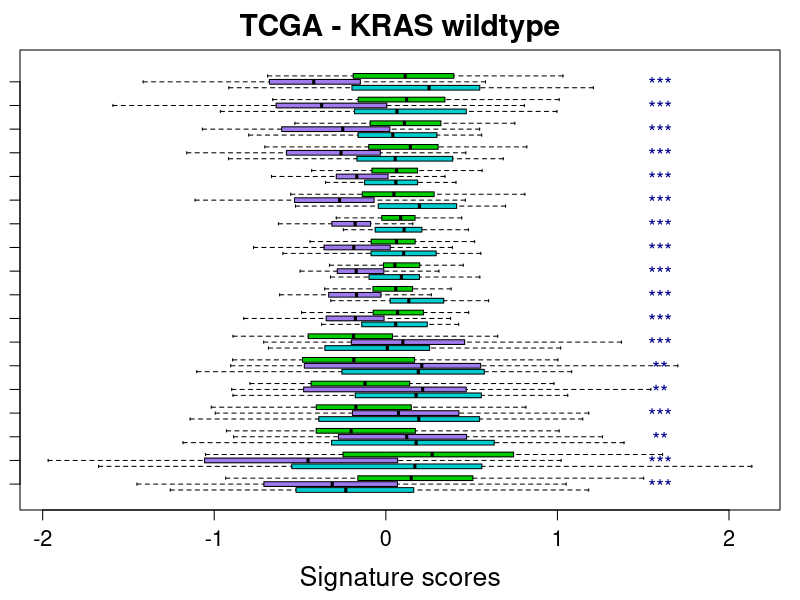

Here is the R script that generated this plot:
sets <- rev(c("HALLMARK_INTERFERON_ALPHA_RESPONSE", "HALLMARK_INTERFERON_GAMMA_RESPONSE",
				"HALLMARK_INFLAMMATORY_RESPONSE", 
				"HALLMARK_IL6_JAK_STAT3_SIGNALING", "HALLMARK_IL2_STAT5_SIGNALING", "HALLMARK_TNFA_SIGNALING_VIA_NFKB", 
				"HALLMARK_APOPTOSIS", "HALLMARK_COMPLEMENT", "HALLMARK_APICAL_JUNCTION", "HALLMARK_APICAL_SURFACE",
				"HALLMARK_KRAS_SIGNALING_UP",
				"HALLMARK_OXIDATIVE_PHOSPHORYLATION", "HALLMARK_E2F_TARGETS",
				"HALLMARK_G2M_CHECKPOINT", "HALLMARK_MYC_TARGETS_V1", "HALLMARK_MYC_TARGETS_V2",
				"BYERS_MESENCHYMAL_SIGNATURE", "ROKAVEC_MESENCHYMAL_SIGNATURE"))

metadata <- read.table("../data/TCGA_KRASwt_subtypes.tsv", sep="\t", header=TRUE, check.names=FALSE)
metadata <- metadata[! metadata$Subtype %in% "unclassified", ]
metadata$Subtype <- factor(metadata$Subtype, levels=c("MUC", "PRO", "MES"))

scores <- subtypes <- levels <- pvalues <- c()
for (set in sets) {
	scores <- c(scores, metadata[,set], 0)
	subtypes <- c(subtypes, paste0(set,metadata$Subtype), paste0(set,"4"))
	levels <- c(levels, paste0(set,"MUC"), paste0(set, "PRO"), paste0(set, "MES"), paste0(set, "4"))
	pvalues <- c(pvalues, kruskal.test(metadata[,set] ~ factor(metadata$Subtype))$p.value)
}
names(pvalues) <- sets
FDR <- p.adjust(pvalues, method="BH")
asterisks <- rep("NS", length(sets))
asterisks[FDR<0.05] <- "*"
asterisks[FDR<0.01] <- "**"
asterisks[FDR<0.001] <- "***"

subtypes <- gsub("HALLMARK_", "", subtypes)
subtypes <- gsub("_SIGNATURE", "", subtypes)
levels <- gsub("HALLMARK_", "", levels)
levels <- gsub("_SIGNATURE", "", levels)
sets <- gsub("HALLMARK_", "", sets)
sets <- gsub("_SIGNATURE", "", sets)

subtypes <- factor(subtypes, levels=levels)
colors <- rep(c("cyan3", "mediumpurple2", "green3", "white"), times=length(sets))

pdf("../figures/FigS2_TCGAwt_HallmarkSignatureBarplots.pdf", width=4.2, height=7.5)
par(mar=c(4.5,1,2.5,1))
boxplot(scores ~ subtypes, horizontal=TRUE, col=colors, outline=FALSE,
				border=c(rep("black",3),"white"), 
				cex.main = 1.8, cex.lab = 1.6, cex.axis = 1.3,
				xlab="Signature scores", yaxt="n", main="TCGA - KRAS wildtype")
axis(side=2, at=seq(from=2, to=4*length(sets), by=4), labels=rep("", length(sets)), las=2, cex.axis=0.7)
text(x=1.6, y=seq(from=2, to=4*length(sets), by=4)+0.3, labels=asterisks, cex=1.2, col="darkblue")
dev.off()
